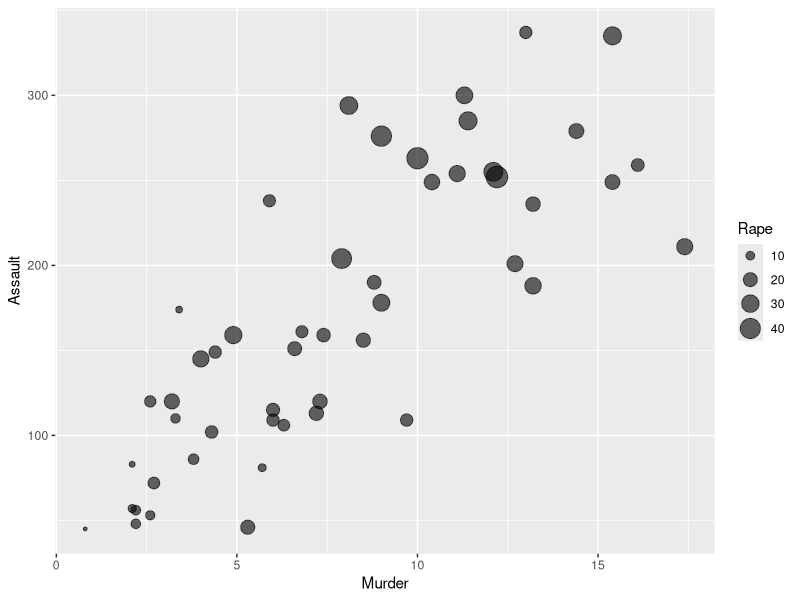
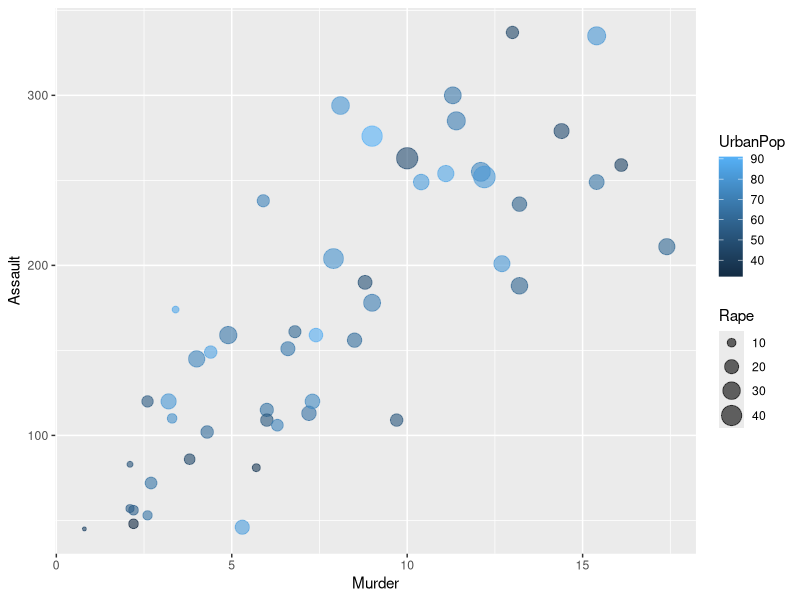
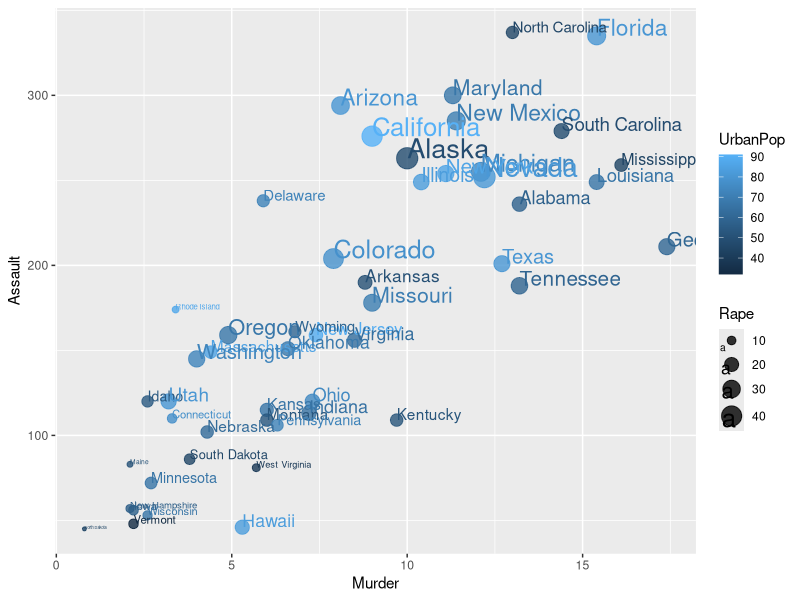
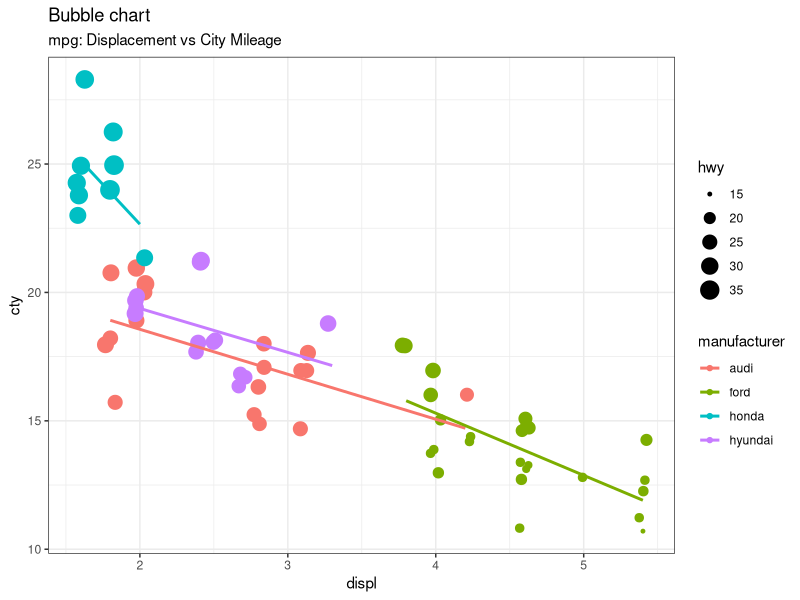
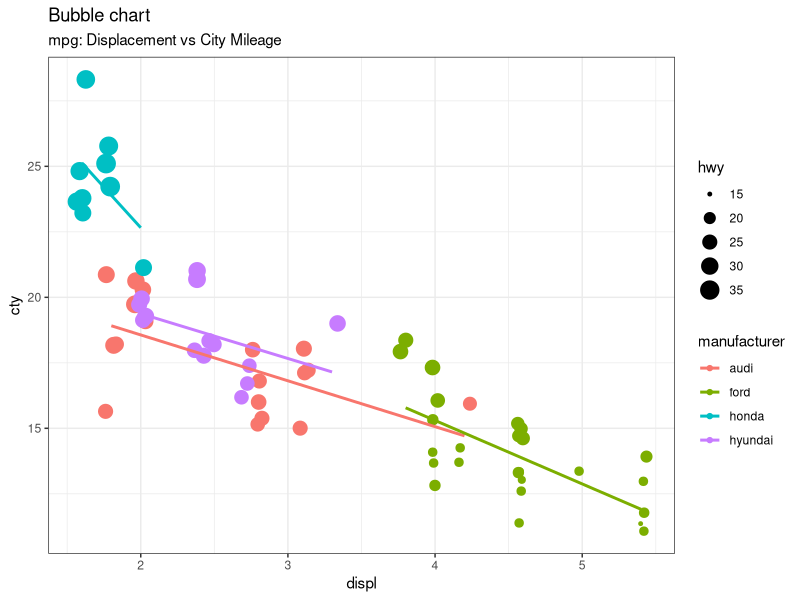
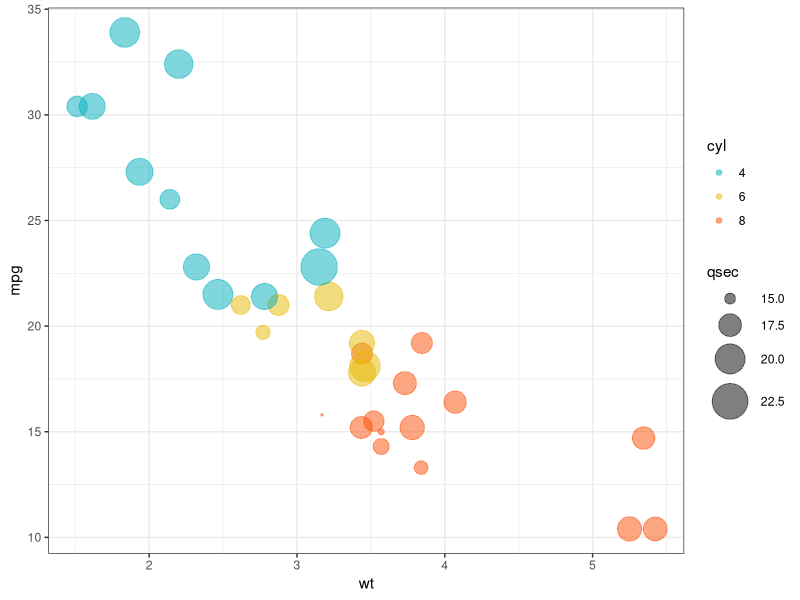
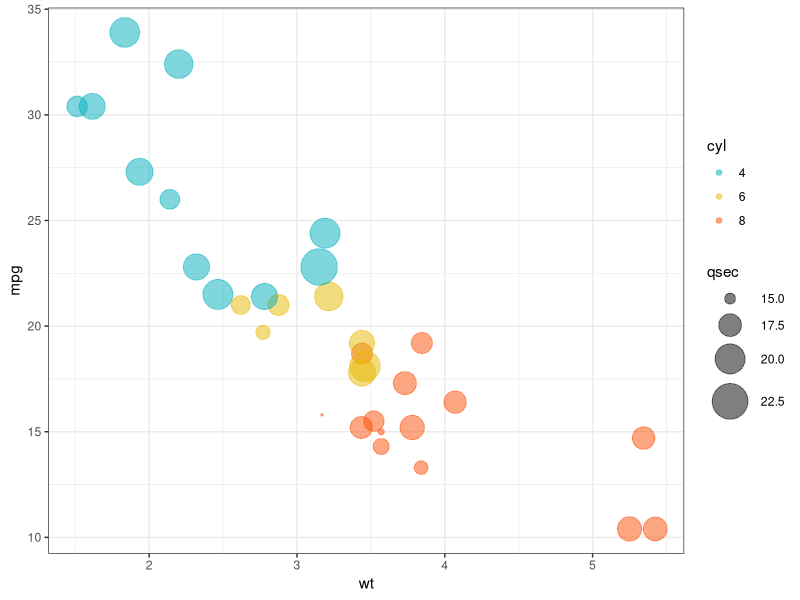

Write the R code that produced these figures, in order.
library(ggplot2)
library(dplyr)


#US ARRESTS DATASET
head(USArrests)

data<-tibble(State = state.name,
             Region = state.region) %>%
  bind_cols(USArrests)

data %>%
  ggplot(aes(x=Murder,y=Assault, size=Rape)) +
  geom_point(alpha=0.6)+
  scale_size_continuous(range = c(1, 7))+
  labs(x="Murder", y="Assault", size="Rape")

data %>%
  ggplot(aes(x=Murder,y=Assault, size=Rape, color=UrbanPop, label=State)) +
  geom_point(alpha=0.6)+
  scale_size_continuous(range = c(1, 7))+
  labs(x="Murder", y="Assault", size="Rape")

Plot1 = data %>%
  ggplot(aes(x=Murder,y=Assault, size=Rape, color=UrbanPop, label=State)) +
  geom_point(alpha=0.8)+
  geom_text(aes(label = State), hjust = 0, vjust = 0)+
  scale_size_continuous(range = c(1, 7))+
  labs(x="Murder", y="Assault", size="Rape", color="UrbanPop")
Plot1

#MPG DATASET
mpg<- mpg[mpg$manufacturer %in% c("audi", "ford", "honda", "hyundai"),]
# Scatterplot
theme_set(theme_bw()) # pres-set the bw theme.
g <- ggplot(mpg, aes(displ, cty)) +
  labs(subtitle="mpg: Displacement vs City Mileage",
       title="Bubble chart")

g + geom_jitter(aes(col=manufacturer, size=hwy)) +
  geom_smooth(aes(col=manufacturer), method="lm", se=F)

Plot2 = g + geom_jitter(aes(col=manufacturer, size=hwy)) +
  geom_smooth(aes(col=manufacturer), method="lm", se=F)

Plot2
head(mpg)

#MTCARS DATASET
# Load data

data("mtcars")
df<-mtcars
df$cyl <- as.factor(df$cyl)
#make bubble plot
head(df[, c("wt", "mpg", "cyl", "qsec")], 4)
ggplot(df, aes(x=wt, y=mpg)) +
  geom_point(aes(color=cyl, size=qsec), alpha= 0.5) +
  scale_color_manual(values= c("#00AFBB", "#E7B800", "#FC4E07")) +
  scale_size(range= c(0.5, 12))

Plot3 = ggplot(df, aes(x=wt, y=mpg)) +
  geom_point(aes(color=cyl, size=qsec), alpha= 0.5) +
  scale_color_manual(values= c("#00AFBB", "#E7B800", "#FC4E07")) +
  scale_size(range= c(0.5, 12))
Plot3